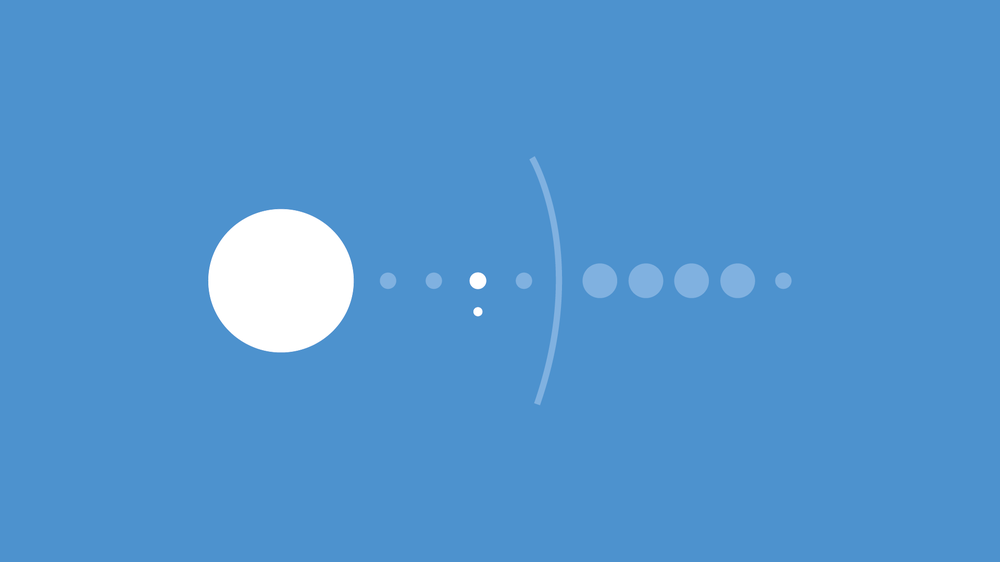
#> input picture 43 - 7zYRr7o.png, 1000 x 562 px, shrunk from 1920 x 1080 before the run; its folder holds 4 pictures in this run
$ python images_to_text.py
#> lines starting #> are read from the running program, lines starting #| are printed output that depends on the picture
import os
import numpy as np
import logging
from PIL import Image
from pathlib import Path
from concurrent.futures import ProcessPoolExecutor
from typing import List

def get_image_files_paths(folder_path: str) -> List[str]:
    """
    Get a list of image files in the specified folder.

    Args:
        folder_path (str): The path to the folder containing image files.

    Returns:
        List[str]: A list of image file paths.
    """
    try:
        folder_path = Path(folder_path)
        # Filter out only the image files based on their extensions
        image_files = [file for file in folder_path.iterdir() if file.suffix.lower() in ('.jpg', '.jpeg', '.png', '.gif', '.bmp')]
        return [str(image_file) for image_file in image_files]
    except OSError as e:
        logging.error(f"Error in get_image_files_paths: {e}")
        return []

def process_image(image_file: str) -> None:
    """
    Process each image file: open, convert to a 3D NumPy array, and save as a file.

    Args:
        image_file (str): The name of the image file to process.
    """
#> called with image_file = '43 - 7zYRr7o.png'
    try:
        image_file = Path(image_file)
        # Construct the full path to the image file
        logging.info("Processing: %s", image_file)

        # Open the image
        with Image.open(image_file) as image:
            # Convert the image to a 3D NumPy array
#> image is the input picture: PIL image 1000x562 RGB; mean R, G, B 82.8, 149.6, 207.7
            image_array = np.array(image)
            logging.debug("Array Shape: %s", image_array.shape)

            # Construct the output file paths
            output_path = image_file.with_suffix('.txt')
            output_path_shape = image_file.with_suffix('.shape.txt')

            # Save the non-flattened full array, just as is, to a text file
            np.savetxt(output_path, image_array.flatten(), fmt='%d')
            np.savetxt(output_path_shape, image_array.shape, fmt='%d')

            # Log successful conversion and save
            logging.info("%s converted and saved as %s", image_file, output_path)

    except (FileNotFoundError, OSError) as e:
        # Handle file-related errors
        logging.error("Error processing %s: %s", image_file, e)

    except Exception as e:
        # Handle any other errors that occur during image processing
        logging.error("Unexpected error processing %s: %s", image_file, e)

def main() -> None:
    # Set up logging
    logging.basicConfig(filename='image_processing.log', level=logging.INFO)

    try:
        # Get a list of image files in the specified folder
        image_files = get_image_files_paths("./")
        # Process the image files in parallel
        with ProcessPoolExecutor() as executor:
            executor.map(process_image, image_files)
#> call 2 of process_image, with image_file = '50 - 7IK4hPi.jpg'
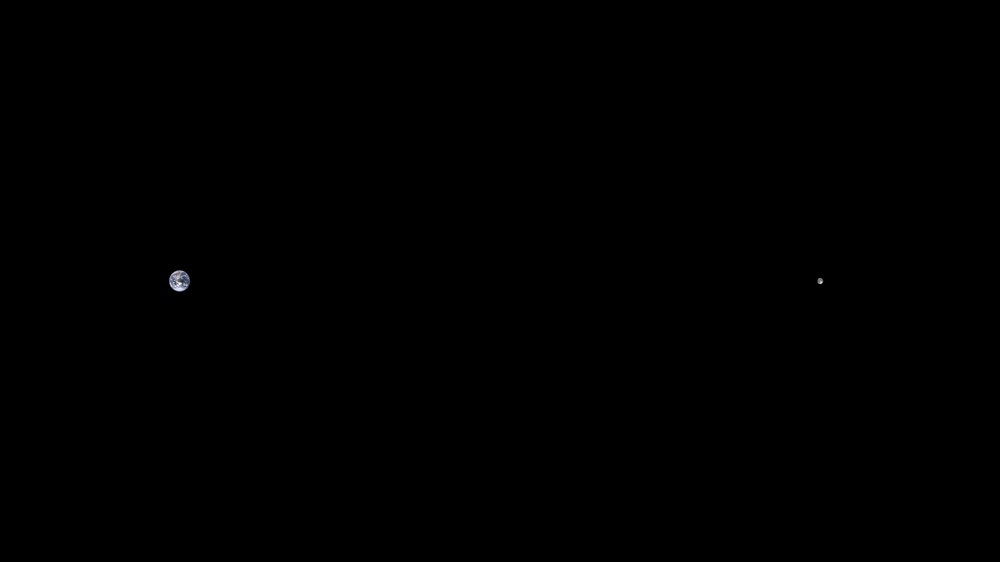
#> input picture 50 - 7IK4hPi.jpg, 1000 x 562 px, shrunk from 1920 x 1080 before the run
#> in process_image, image is the input picture: PIL image 1000x562 RGB; mean R, G, B 0.1, 0.1, 0.1
#> call 3 of process_image, with image_file = '96 - 2y6nhaY.jpg'
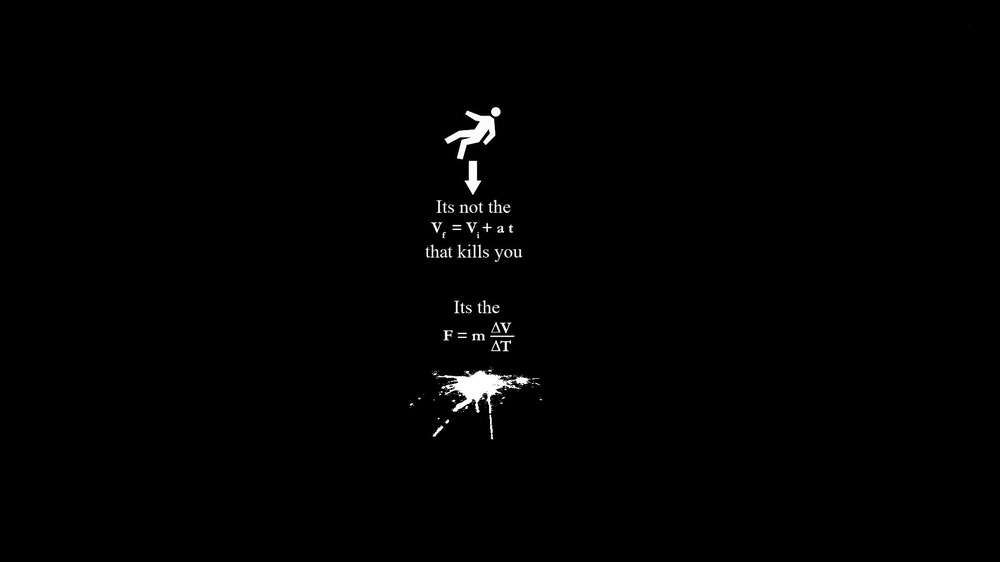
#> input picture 96 - 2y6nhaY.jpg, 1000 x 562 px, shrunk from 1920 x 1080 before the run
#> in process_image, image is the input picture: PIL image 1000x562 RGB; min 0, max 255, mean 1.9
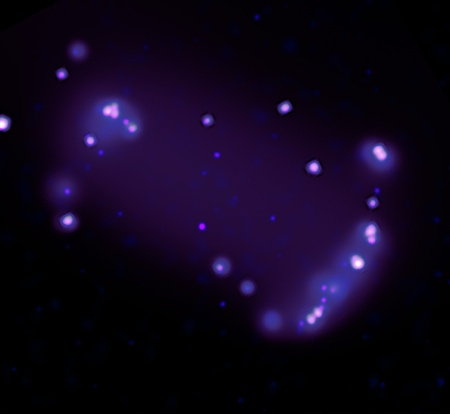
#> input picture nasas-chandra-adds-x-ray-vision-to-webb-images---cartwheel-galaxy-x-ray-only_52404932904_o.jpg, 450 x 414 px, shrunk from 864 x 795 before the run
#> in process_image, image is the input picture: PIL image 450x414 RGB; mean R, G, B 15.7, 5.9, 28.2
    except Exception as e:
        # Handle any other errors that occur during image processing
        logging.error("Unexpected error in main: %s", e)

if __name__ == '__main__':
    main()
